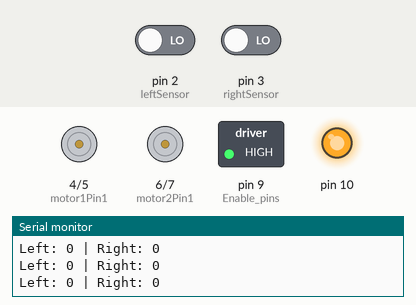
The sketch below on a simulated Arduino Uno, built with avr-gcc and run on an emulated ATmega328P. Shown: motor-driver pin pairs drawn as motors (green arrow = first pin HIGH = forward, orange = second pin HIGH = backward, longer = more drive), switched loads named in the sketch (green lamp = pin HIGH), output pins drawn as LEDs (lit = HIGH), the last lines printed to the serial monitor. The inputs (shaded band) are chosen by the test bench; at power-on: pin 2 (leftSensor) LOW, pin 3 (rightSensor) LOW.

Above: at 1.2 s.
1.3 s: pin 2 (leftSensor) driven HIGH
At 1.7 s:
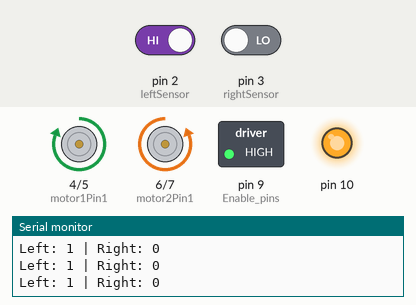
2.8 s: pin 3 (rightSensor) driven HIGH
At 3.9 s:
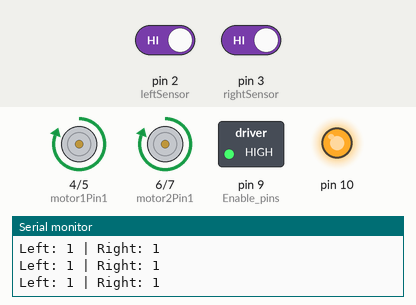
4.3 s: pin 2 (leftSensor) driven LOW
At 5.0 s:
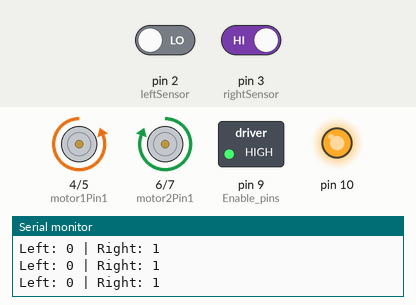
Timing chart, 0 to 7.3 s (numbered marks = the images above; inputs shaded):
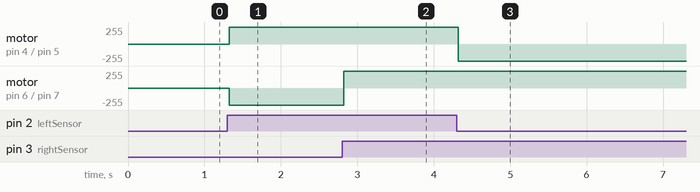

Measured:
- after the input at 1.3 s, motor on pin 4 (motor1Pin1) / pin 5 (motor1Pin2): stopped → forward 255/255 at once; motor on pin 6 (motor2Pin1) / pin 7 (motor2Pin2): stopped → backward 255/255 at once
- after the input at 2.8 s, motor on pin 6 (motor2Pin1) / pin 7 (motor2Pin2): backward 255/255 → forward 255/255 at once
- after the input at 4.3 s, motor on pin 4 (motor1Pin1) / pin 5 (motor1Pin2): forward 255/255 → backward 255/255 at once

The sketch:

line_follower.ino
```cpp
int leftSensor = 2;
int rightSensor = 3;
int motor1Pin1 = 4;
int motor1Pin2 = 5;
int motor2Pin1 = 6;
int motor2Pin2 = 7;

void setup() {
  Serial.begin(9600);   // Serial Monitor चालू

  pinMode(leftSensor, INPUT);
  pinMode(rightSensor, INPUT);
  pinMode(motor1Pin1, OUTPUT);
  pinMode(motor1Pin2, OUTPUT);
  pinMode(motor2Pin1, OUTPUT);
  pinMode(motor2Pin2, OUTPUT);

  pinMode(9, OUTPUT);   // Enable pins
  pinMode(10, OUTPUT);
  digitalWrite(9, HIGH);   // Left motor enable
  digitalWrite(10, HIGH);  // Right motor enable
}

void loop() {
  int leftValue = digitalRead(leftSensor);
  int rightValue = digitalRead(rightSensor);

  // Serial Monitor पर values दिखाएँ
  Serial.print("Left: ");
  Serial.print(leftValue);
  Serial.print(" | Right: ");
  Serial.println(rightValue);

  if (leftValue == 1 && rightValue == 1) {
    forward();
  }
  else if (leftValue == 0 && rightValue == 1) {
    turnLeft();
  }
  else if (leftValue == 1 && rightValue == 0) {
    turnRight();
  }
}

void forward() {
  digitalWrite(motor1Pin1, HIGH);
  digitalWrite(motor1Pin2, LOW);
  digitalWrite(motor2Pin1, HIGH);
  digitalWrite(motor2Pin2, LOW);
}

void turnLeft() {
  digitalWrite(motor1Pin1, LOW);
  digitalWrite(motor1Pin2, HIGH);
  digitalWrite(motor2Pin1, HIGH);
  digitalWrite(motor2Pin2, LOW);
}

void turnRight() {
  digitalWrite(motor1Pin1, HIGH);
  digitalWrite(motor1Pin2, LOW);
  digitalWrite(motor2Pin1, LOW);
  digitalWrite(motor2Pin2, HIGH);
}
```
